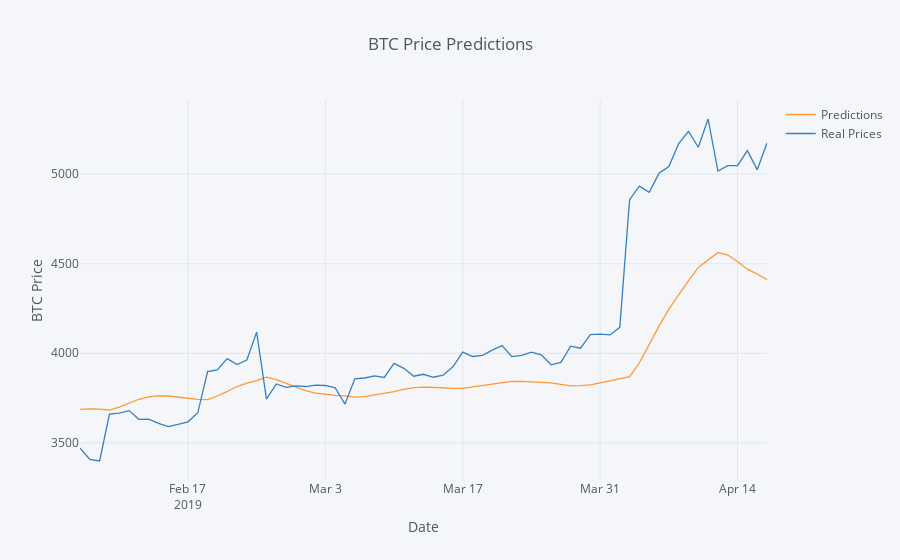

Here is the notebook cell this chart was saved with:
### Markdown cell above
# Model Prediction

### Code cell
import csv
from datetime import datetime
from lstm import Machine
import pandas as pd
import tensorflow as tf
from plotly.offline import download_plotlyjs, init_notebook_mode, plot, iplot
import plotly.graph_objs as go
import cufflinks as cf

MODEL_PATH = "data/lstm_model_openPrice.hd5"
CSV_PATH = "data/binance-BTCUSD.csv"
TRAIN_TEST_RATE = 0.85
FIELD = 'openPrice'

cf.go_offline()
init_notebook_mode(connected=True)

with open(CSV_PATH) as fin:
    reader = [dict(item) for item in csv.DictReader(fin)]
machine = Machine(reader, FIELD)
(_, _, X_test, Y_test) = machine.split_data(TRAIN_TEST_RATE)

machine.field = 'openTime'
times = machine.filtered_data
times = times[int(len(machine.split_seq(30)) * TRAIN_TEST_RATE) + 29:]
times = [datetime.utcfromtimestamp(t / 1000.0) for t in times.values]
machine.field = FIELD

model = tf.keras.models.load_model(MODEL_PATH)
pred = machine.scaler.inverse_transform(model.predict(X_test, batch_size=2))
pred = pred.reshape(pred.shape[0])

Y_test = machine.scaler.inverse_transform(Y_test).reshape(Y_test.shape[0])

plots = pd.DataFrame({
    'Predictions': pred,
    'Real Prices': Y_test,
}, index=times)
iplot(plots.iplot(
    asFigure=True,
    kind='scatter',
    xTitle='Date',
    yTitle='BTC Price',
    title='BTC Price Predictions'
))

### Figure 1 — Plotly figure (JSON) as saved in the notebook; plotly's stock layout.template omitted (floating-point values rounded to 4 significant figures)
{"data": [{"line": {"color": "rgba(255, 153, 51, 1.0)", "dash": "solid", "shape": "linear", "width": 1.3}, "mode": "lines", "name": "Predictions", "text": "", "type": "scatter", "uid": "2424bed4-b1f6-4a20-9477-9c28b3bcdbd8", "x": ["2019-02-06", "2019-02-07", "2019-02-08", "2019-02-09", "2019-02-10", "2019-02-11", "2019-02-12", "2019-02-13", "2019-02-14", "2019-02-15", "2019-02-16", "2019-02-17", "2019-02-18", "2019-02-19", "2019-02-20", "2019-02-21", "2019-02-22", "2019-02-23", "2019-02-24", "2019-02-25", "2019-02-26", "2019-02-27", "2019-02-28", "2019-03-01", "2019-03-02", "2019-03-03", "2019-03-04", "2019-03-05", "2019-03-06", "2019-03-07", "2019-03-08", "2019-03-09", "2019-03-10", "2019-03-11", "2019-03-12", "2019-03-13", "2019-03-14", "2019-03-15", "2019-03-16", "2019-03-17", "2019-03-18", "2019-03-19", "2019-03-20", "2019-03-21", "2019-03-22", "2019-03-23", "2019-03-24", "2019-03-25", "2019-03-26", "2019-03-27", "2019-03-28", "2019-03-29", "2019-03-30", "2019-03-31", "2019-04-01", "2019-04-02", "2019-04-03", "2019-04-04", "2019-04-05", "2019-04-06", "2019-04-07", "2019-04-08", "2019-04-09", "2019-04-10", "2019-04-11", "2019-04-12", "2019-04-13", "2019-04-14", "2019-04-15", "2019-04-16", "2019-04-17"], "y": [3687.0, 3690.0, 3688.0, 3683.0, 3699.0, 3721.0, 3743.0, 3756.0, 3762.0, 3761.0, 3755.0, 3748.0, 3742.0, 3741.0, 3761.0, 3787.0, 3814.0, 3834.0, 3847.0, 3866.0, 3852.0, 3832.0, 3810.0, 3791.0, 3777.0, 3769.0, 3764.0, 3762.0, 3755.0, 3758.0, 3766.0, 3777.0, 3786.0, 3799.0, 3809.0, 3811.0, 3811.0, 3807.0, 3804.0, 3804.0, 3813.0, 3821.0, 3828.0, 3835.0, 3842.0, 3843.0, 3840.0, 3838.0, 3834.0, 3826.0, 3818.0, 3819.0, 3824.0, 3835.0, 3848.0, 3859.0, 3870.0, 3947.0, 4053.0, 4152.0, 4246.0, 4327.0, 4405.0, 4479.0, 4521.0, 4563.0, 4548.0, 4512.0, 4469.0, 4443.0, 4411.0]}, {"line": {"color": "rgba(55, 128, 191, 1.0)", "dash": "solid", "shape": "linear", "width": 1.3}, "mode": "lines", "name": "Real Prices", "text": "", "type": "scatter", "uid": "2446f92e-7934-4e0c-ac10-0507192bd71e", "x": ["2019-02-06", "2019-02-07", "2019-02-08", "2019-02-09", "2019-02-10", "2019-02-11", "2019-02-12", "2019-02-13", "2019-02-14", "2019-02-15", "2019-02-16", "2019-02-17", "2019-02-18", "2019-02-19", "2019-02-20", "2019-02-21", "2019-02-22", "2019-02-23", "2019-02-24", "2019-02-25", "2019-02-26", "2019-02-27", "2019-02-28", "2019-03-01", "2019-03-02", "2019-03-03", "2019-03-04", "2019-03-05", "2019-03-06", "2019-03-07", "2019-03-08", "2019-03-09", "2019-03-10", "2019-03-11", "2019-03-12", "2019-03-13", "2019-03-14", "2019-03-15", "2019-03-16", "2019-03-17", "2019-03-18", "2019-03-19", "2019-03-20", "2019-03-21", "2019-03-22", "2019-03-23", "2019-03-24", "2019-03-25", "2019-03-26", "2019-03-27", "2019-03-28", "2019-03-29", "2019-03-30", "2019-03-31", "2019-04-01", "2019-04-02", "2019-04-03", "2019-04-04", "2019-04-05", "2019-04-06", "2019-04-07", "2019-04-08", "2019-04-09", "2019-04-10", "2019-04-11", "2019-04-12", "2019-04-13", "2019-04-14", "2019-04-15", "2019-04-16", "2019-04-17"], "y": [3472.0, 3407, 3398.0, 3660.0, 3665.0, 3680.0, 3631.0, 3632.0, 3608.0, 3591.0, 3602.0, 3617.0, 3668.0, 3897.0, 3907.0, 3970.0, 3937.0, 3962, 4118, 3744.0, 3828.0, 3809.0, 3818.0, 3814.0, 3822.0, 3820.0, 3807.0, 3716.0, 3858.0, 3862.0, 3874.0, 3865.0, 3943.0, 3916.0, 3872.0, 3883.0, 3866, 3877.0, 3924.0, 4006.0, 3982.0, 3988.0, 4017.0, 4043.0, 3981.0, 3988.0, 4006.0, 3991.0, 3935.0, 3949.0, 4040.0, 4028.0, 4104.0, 4107.0, 4102.0, 4145.0, 4857.0, 4933.0, 4899.0, 5005.0, 5042.0, 5170.0, 5238.0, 5150, 5308.0, 5017.0, 5047, 5047.0, 5131.0, 5025.0, 5174.0]}], "layout": {"legend": {"bgcolor": "#F5F6F9", "font": {"color": "#4D5663"}}, "paper_bgcolor": "#F5F6F9", "plot_bgcolor": "#F5F6F9", "title": {"font": {"color": "#4D5663"}, "text": "BTC Price Predictions"}, "xaxis": {"gridcolor": "#E1E5ED", "showgrid": true, "tickfont": {"color": "#4D5663"}, "title": {"font": {"color": "#4D5663"}, "text": "Date"}, "zerolinecolor": "#E1E5ED"}, "yaxis": {"gridcolor": "#E1E5ED", "showgrid": true, "tickfont": {"color": "#4D5663"}, "title": {"font": {"color": "#4D5663"}, "text": "BTC Price"}, "zerolinecolor": "#E1E5ED"}}}
